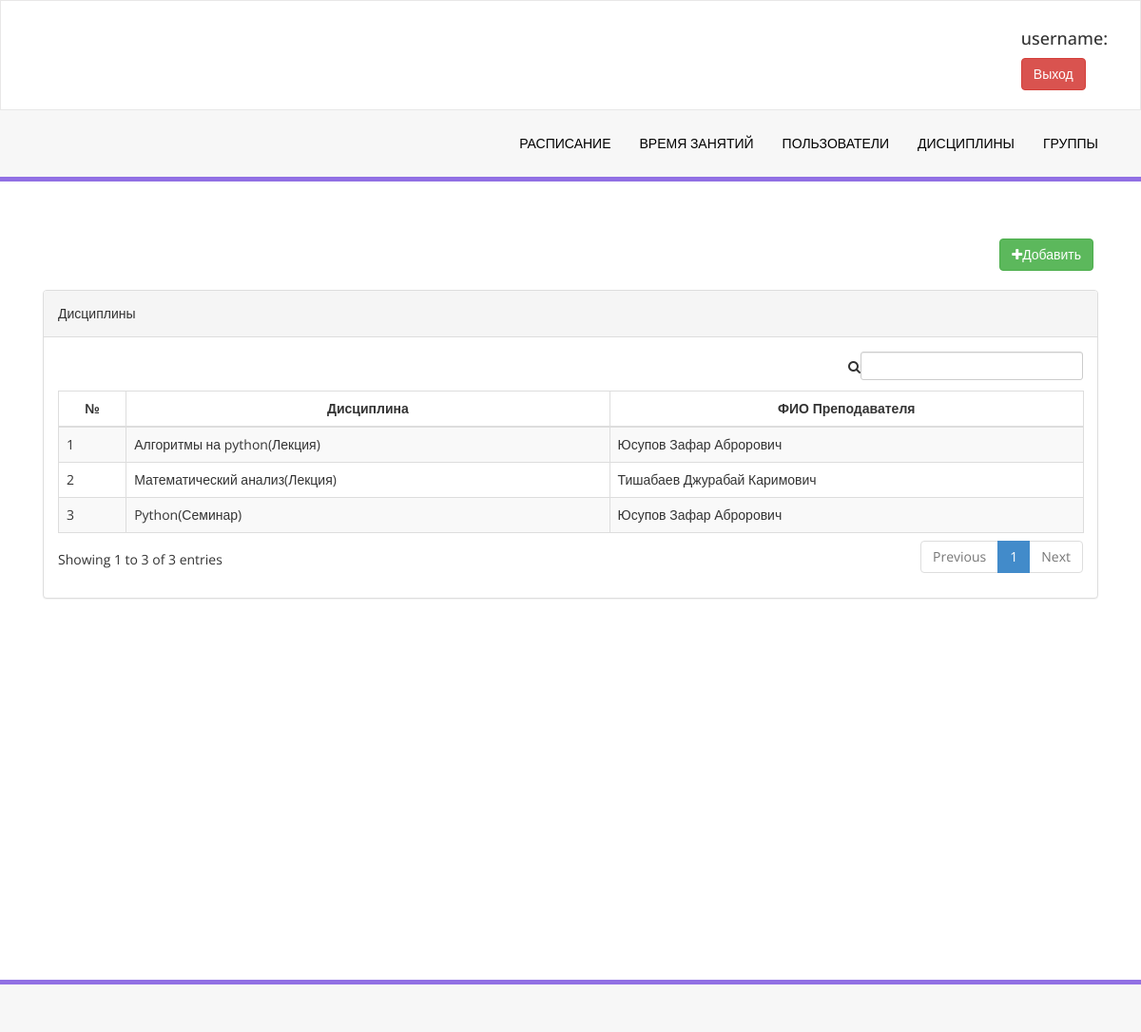
The app's page /lesson_info/list/ with its own data.
### meeting/models.py (models this page shows, shortened)
class LessonInfo(models.Model):
    name = models.CharField(max_length=255)
    type = models.ForeignKey(LessonType, on_delete=models.CASCADE)
    teacher = models.ForeignKey(Profile, on_delete=models.CASCADE, limit_choices_to={'level': "Teacher"})

class LessonType(models.Model):
    name = models.CharField(max_length=255)
    def __str__(self):
        return self.name

class Profile(models.Model):
    LEVEL = (
        ("Teacher", "Преподаватель"),
        ("Student", "Студент"),
        ("Training_division", "Учебный отдел")
    )
    user = models.OneToOneField(User, on_delete=models.CASCADE)
    first_name = models.CharField(max_length=255, null=True)
    last_name = models.CharField(max_length=255, null=True)
    otchestvo = models.CharField(max_length=255, null=True)
    level = models.CharField(max_length=255, choices=LEVEL)

### meeting/views.py (the view)
# urls.py: path('lesson_info/list/', views.LessonInfoListView.as_view(), name='lesson_info'),
class LessonInfoListView(generic.ListView):
    template_name = 'lesson_infos.html'
    model = LessonInfo

### templates/lesson_infos.html
{% extends "base.html" %}
{% block content %}
        <div class="row">
         <div class="col-md-12">
        <div class="right-div">
        <a class="btn btn-success" href="{% url 'meeting:lesson_info_create' %}"> <i class="fa fa-plus "></i>Добавить</a>
            </div>
        <div class="col-md-12">
            <div class="panel panel-default">
                <div class="panel-heading">
                    Дисциплины
                </div>
                <div class="panel-body">
                    <div class="table-responsive">
                        <table class="table table-striped table-bordered table-hover" id="lesson_info_table">
                            <thead>
                            <tr>
                                <th class="text-center">№</th>
                                <th class="text-center">Дисциплина</th>
                                <th class="text-center">ФИО Преподавателя</th>
                            </tr>
                            </thead>
                            <tbody>
                            {% for lesson in lessoninfo_list %}
                                <tr class="odd gradeX">
                                    <td>{{ forloop.counter }}</td>
                                    <td>{{ lesson.name }}({{ lesson.type }})</td>
                                    <td>{{ lesson.teacher.last_name }} {{ lesson.teacher.first_name }} {{ lesson.teacher.otchestvo }}</td>
                                </tr>
                            {% endfor %}
                            </tbody>
                        </table>
                    </div>
                </div>
            </div>
        </div>
    </div>
        </div>
{% endblock %}

### static/css/style.css (style rules this page uses)
.right-div { float: right; padding: 20px; }

### records on screen
LessonInfo: name "Алгоритмы на python", type "Лекция", teacher.last_name "Юсупов", teacher.first_name "Зафар", teacher.otchestvo "Аброрович"
LessonInfo: name "Математический анализ", type "Лекция", teacher.last_name "Тишабаев", teacher.first_name "Джурабай", teacher.otchestvo "Каримович"
LessonInfo: name "Python", type "Семинар", teacher.last_name "Юсупов", teacher.first_name "Зафар", teacher.otchestvo "Аброрович"
